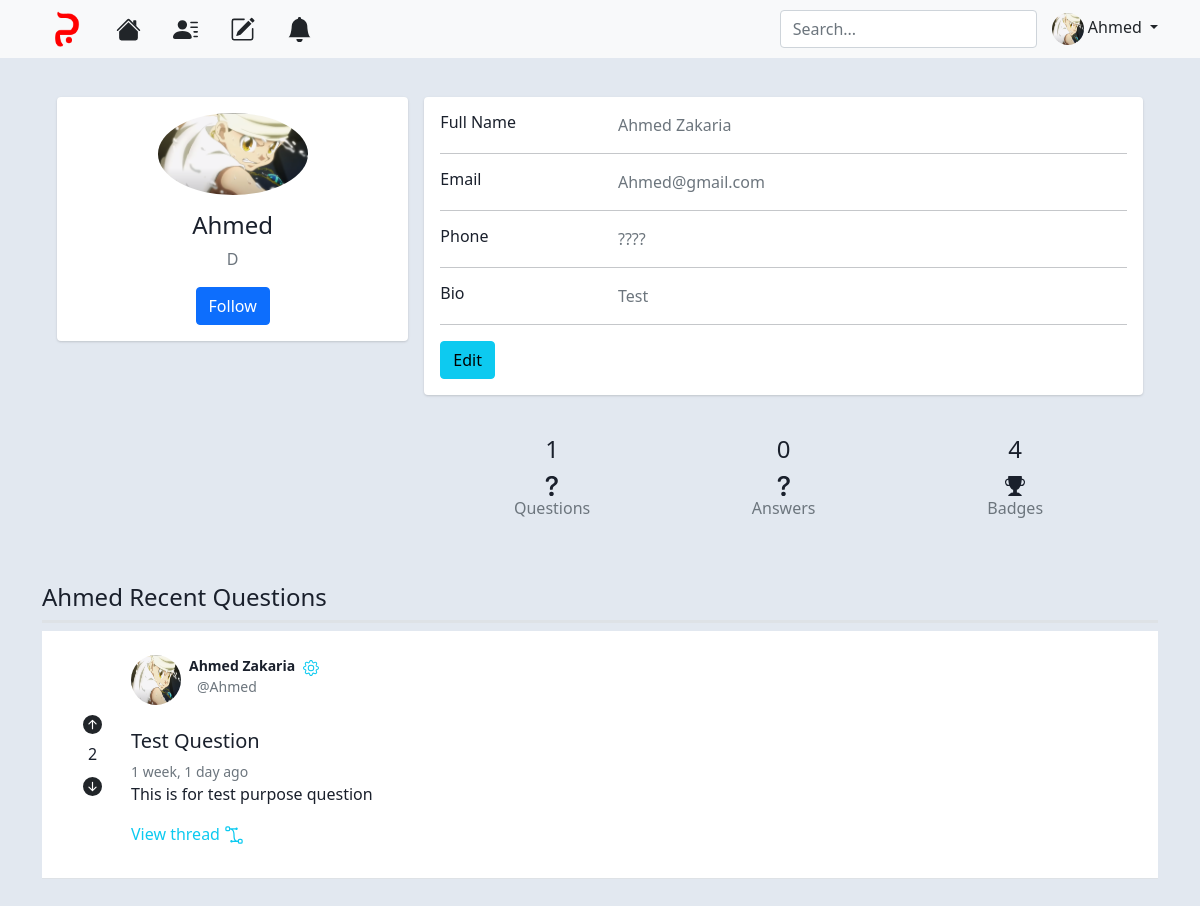
Screenshot of /profile/1/ (signed in) with the database file from the repository.
### accounts/models.py (models this page shows, shortened)
class User(AbstractUser):
    verified_user = models.BooleanField(default=False)

class UserProfile(models.Model):
    user = models.OneToOneField(User, on_delete=models.CASCADE, related_name='user_profile')
    first_name = models.CharField(max_length=50)
    last_name = models.CharField(max_length=50)
    profession = models.CharField(max_length=100)
    profile_pic = models.ImageField(default='1.png')
    bio = models.CharField(max_length=500)
    vote_points = models.IntegerField(default=0)
    following = models.ManyToManyField('self', related_name='following')
    badge = models.ForeignKey('Badge', on_delete=models.PROTECT, related_name="user_badge", null=True, default=None)
    def get_absolute_url(self):
        return reverse('profile:user_profile', kwargs={'pk': self.id})

### questions/models.py (models this page shows, shortened)
class Question(models.Model):
    asked_by = models.ForeignKey(UserProfile, on_delete=models.CASCADE, related_name="asked_by")
    answered_by = models.ManyToManyField(UserProfile, related_name='answered_by_list')
    title = models.CharField(max_length=150)
    body = models.CharField(max_length=20000)
    status = models.BooleanField(default=False)
    date = models.DateTimeField(auto_now_add=True)
    up_vote = models.ManyToManyField(UserProfile, related_name='question_up_votes')
    down_vote = models.ManyToManyField(UserProfile, related_name='questions_down_votes')
    def calc_vote(self):
        return self.up_vote.all().count() - self.down_vote.all().count()
    university = models.ForeignKey(University, on_delete=models.CASCADE, related_name="question_university")
    faculty = models.ForeignKey(Faculty, on_delete=models.CASCADE, related_name="question_faculty")
    department = models.ForeignKey(Department, on_delete=models.CASCADE, related_name="question_department")
    subject = models.ForeignKey(Subject, on_delete=models.CASCADE, related_name="question_subject")
    def get_absolute_url(self):
        return reverse('questions:question', kwargs={'pk': self.id})

### user_profile/views.py (the view)
# urls.py: path('<int:pk>/', UserProfileView.as_view(), name='user_profile'),
class UserProfileView(DetailView):
    model = UserProfile
    template_name='user_profile.html'
    context_object_name = 'profile'
    def get_context_data(self, **kwargs):
        context = super().get_context_data(**kwargs)
        questions = Question.objects.filter(
                        asked_by=self.get_object()
                        ).order_by('-date')
        context['questions'] = questions
        return context

### user_profile/templates/user_profile.html (shortened to what this page needs)
{% extends 'profile.html' %}
{% load static %}
{% load humanize %}
{% block body %}
<div class="container mt-4">
  <div class="main-body">
    <div class="row gutters-sm">
      <div class="col-md-4 mb-3">
        <div class="card">
          <div class="card-body">
            <div class="d-flex flex-column align-items-center text-center">
              <img src="{{profile.profile_pic.url}}" alt="Admin" class="rounded-circle" width="150">
              <div class="mt-3">
                <h4>{{profile.first_name|title}}</h4>
                <p class="text-muted font-size-sm">{{profile.profession}}</p>
                <form id="follow">
                  {% if profile in user.user_profile.following.all %}
                  <button type='submit' id='follow{{profile.id}}' class="btn btn-success">Following</button>
                  {% else %}
                  <button type='submit' id='follow{{profile.id}}' class="btn btn-primary">Follow</button>
                  {% endif %}
                </form>
              </div>
            </div>
          </div>
        </div>
      </div>
      <div class="col-md-8">
        <div class="card mb-3">
          <div class="card-body">
            <div class="row">
              <div class="col-sm-3">
                <h6 class="mb-0">Full Name</h6>
              </div>
              <div class="col-sm-9 text-secondary">
                {{profile.first_name}} {{profile.last_name}}
              </div>
            </div>
            <hr>
            <div class="row">
              <div class="col-sm-3">
                <h6 class="mb-0">Email</h6>
              </div>
              <div class="col-sm-9 text-secondary">
                {{profile.user.email}}
              </div>
            </div>
            <hr>
            <div class="row">
              <div class="col-sm-3">
                <h6 class="mb-0">Phone</h6>
              </div>
              <div class="col-sm-9 text-secondary">
                ????
              </div>
            </div>
            <hr>
            <div class="row">
              <div class="col-sm-3">
                <h6 class="mb-0">Bio</h6>
              </div>
              <div class="col-sm-9 text-secondary">
                {{profile.bio}}
              </div>
            </div>
            <hr>
            <div class="row">
              <div class="col-sm-12">
                <a class="btn btn-info" href="{% url 'profile:user_profile_edit' profile.id %}">Edit</a>
              </div>
            </div>
          </div>
        </div>
        <div class="container mt-4">
          <div class="row">
            <div class="col-4 d-flex align-items-center justify-content-center">
              <div class="mt-3">
                <h4 style='text-align: center'>{{profile.asked_by.all.count}}</h4>
                <div class='text-center'>
                </div>
                <p class="mb-0 text-muted">Questions</p>
              </div>
            </div>
            <div class="col-4 d-flex justify-content-center">
              <div class="mt-3">
                <h4 style='text-align: center'>{{profile.answered_by.all.count}}</h4>
                <div class='text-center'>
                </div>
                <p class="mb-0 text-muted">Answers</p>
              </div>
            </div>
            <div class="col-4 d-flex justify-content-center">
              <div class="mt-3">
                <h4 style='text-align: center'>4</h4>
                <div class='text-center'>
                </div>
                <p class="mb-0 text-muted">Badges</p>
              </div>
            </div>
          </div>
        </div>
      </div>
    </div>
  </div>
</div>
<div class="container my-5">
  <div class="">
    <h4 class='pb-2 border-bottom border-3'>{{profile.first_name}} Recent Questions</h4>
  </div>
  {% for q in questions %}
  <div class="container px-0 mb-3">
    <div class="d-flex justify-content-center row">
      <div class="d-flex flex-column">
        <div class="d-flex flex-row align-items-center text-left comment-top p-4 bg-white border-bottom">
          <div class="d-flex flex-column-reverse flex-grow-0 align-items-center votings ml-1">
            {% if user.is_authenticated %}
            <form class='q_downvote'>
              <button value='{{q.id}}' class='btn' type='submit' name='button'>
                {% if user.user_profile in q.down_vote.all %}
                <svg id='q_downvote{{q.id}}' xmlns="http://www.w3.org/2000/svg" width="19" height="19" fill="currentColor" class="bi bi-arrow-down-circle-fill text-danger" viewBox="0 0 16 16">
                  <path d="M16 8A8 8 0 1 1 0 8a8 8 0 0 1 16 0zM8.5 4.5a.5.5 0 0 0-1 0v5.793L5.354 8.146a.5.5 0 1 0-.708.708l3 3a.5.5 0 0 0 .708 0l3-3a.5.5 0 0 0-.708-.708L8.5 10.293V4.5z" />
                </svg>
                {% else %}
                <svg id='q_downvote{{q.id}}' xmlns="http://www.w3.org/2000/svg" width="19" height="19" fill="currentColor" class="bi bi-arrow-down-circle-fill" viewBox="0 0 16 16">
                  <path d="M16 8A8 8 0 1 1 0 8a8 8 0 0 1 16 0zM8.5 4.5a.5.5 0 0 0-1 0v5.793L5.354 8.146a.5.5 0 1 0-.708.708l3 3a.5.5 0 0 0 .708 0l3-3a.5.5 0 0 0-.708-.708L8.5 10.293V4.5z" />
                </svg>
                {% endif %}
              </button>
            </form>
            <span id='q_votes{{q.id}}'>{{q.calc_vote}}</span>
            <form class="q_upvote">
              <button value="{{q.id}}" class='btn' type='submit' name='button'>
                {% if user.user_profile in q.up_vote.all %}
                <svg id='q_upvote{{q.id}}' xmlns="http://www.w3.org/2000/svg" width="19" height="19" fill="currentColor" class="bi bi-arrow-up-circle-fill text-success" viewBox="0 0 16 16">
                  <path d="M16 8A8 8 0 1 0 0 8a8 8 0 0 0 16 0zm-7.5 3.5a.5.5 0 0 1-1 0V5.707L5.354 7.854a.5.5 0 1 1-.708-.708l3-3a.5.5 0 0 1 .708 0l3 3a.5.5 0 0 1-.708.708L8.5 5.707V11.5z" />
                </svg>
                {% else %}
                <svg id='q_upvote{{q.id}}' xmlns="http://www.w3.org/2000/svg" width="19" height="19" fill="currentColor" class="bi bi-arrow-up-circle-fill" viewBox="0 0 16 16">
                  <path d="M16 8A8 8 0 1 0 0 8a8 8 0 0 0 16 0zm-7.5 3.5a.5.5 0 0 1-1 0V5.707L5.354 7.854a.5.5 0 1 1-.708-.708l3-3a.5.5 0 0 1 .708 0l3 3a.5.5 0 0 1-.708.708L8.5 5.707V11.5z" />
                </svg>
                {% endif %}
              </button>
            </form>
            {% endif %}
          </div>
          <div class="d-flex flex-column ml-3">
            <div class="profile-image d-flex flex-row">
              {% if q.asked_by.profile_pic %}
              <img class="rounded-circle" src="{{q.asked_by.profile_pic.url}}" width="50" height='50'>
              {% else %}
              <img class="rounded-circle border" src="{% static 'images/logo.png' %}" width="50" height='50' alt="">
              {% endif %}
              <div class="d-flex flex-column">
                <small class="bdge mx-2 fw-bold">{{q.asked_by.first_name|title}} {{q.asked_by.last_name|title}}</small>
                <small class="bdge mx-3"><a class='text-decoration-none text-muted' href="{{q.asked_by.get_absolute_url}}">@{{q.asked_by.user.username|title}}</a></small>
              </div>
              {% if user.is_authenticated %}
              {% if user.user_profile == q.asked_by %}
              <div class="dropstart gear">
                <a href="" role="button" id="dropdownMenuLink" data-bs-toggle="dropdown" aria-expanded="false">
                </a>
              </div>
              {% endif %}
              {% endif %}
            </div>
            <br>
            <div class="d-flex flex-column post-title">
              <div class="d-flex flex-row">
                <h5>{{q.title|title}}</h5>
              </div>
              <small class='text-muted'>{{q.date|naturaltime}}</small>
            </div>
            <div class="comment-text-sm mb-2">
              <span>
                {{q.body}}
              </span>
            </div>
            <a href="{{q.get_absolute_url}}" class='nav-link link-info px-0'>
              View thread
            </a>
          </div>
        </div>
      </div>
    </div>
  </div>
  {% endfor %}
</div>
{% endblock %}

### user_profile/templates/profile.html (shortened to what this page needs)
<!doctype html>
{% load static %}
<html lang="en">
<head>
  <link rel="stylesheet" href="https://cdn.jsdelivr.net/npm/bootstrap@4.6.0/dist/css/bootstrap.min.css">
  <link href="{% static 'assets/dist/css/bootstrap.min.css' %}" rel="stylesheet">
  <link href="{% static 'css/profile.css' %}" rel="stylesheet">
</head>
<body>
  <main>
    <header class="p-1 bg-light">
      <div class="container">
        <div class="d-flex flex-wrap align-items-center justify-content-center justify-content-lg-start">
          <a href="/" class="d-flex align-items-center mr-3 mb-2 mb-lg-0 text-dark text-decoration-none">
            <img src="{% static 'images/logo.png' %}" width='50px' height='50px' alt="">
          </a>
          <ul class="nav col-12 col-lg-auto me-lg-auto mb-2 justify-content-center mb-md-0">
            <li>
              <a href="{% url 'timeline:timeline' %}" class="nav-link mr-3 px-2 link-dark">
              </a>
            </li>
            <li>
              <a href="{% url 'timeline:following' %}" class="nav-link px-2 mr-3 link-dark">
              </a>
            </li>
            <li><a href="{% url 'questions:ask' %}" class="nav-link px-2 mr-3 link-dark">
              </a>
            </li>
            <li>
              {% if notif %}
              <a href="{% url 'profile:notification' %}" id='notification' class="nav-link mr-3 px-2 link-dark">
                <svg xmlns="http://www.w3.org/2000/svg" width="25" height="25" fill="currentColor" class="bi bi-bell-fill text-danger" viewBox="0 0 16 16">
                  <path d="M8 16a2 2 0 0 0 2-2H6a2 2 0 0 0 2 2zm.995-14.901a1 1 0 1 0-1.99 0A5.002 5.002 0 0 0 3 6c0 1.098-.5 6-2 7h14c-1.5-1-2-5.902-2-7 0-2.42-1.72-4.44-4.005-4.901z" />
                </svg>
                <span id='notification_count text-danger'>{{notif}}</span>
              </a>
              {%  else %}
              <a href="{% url 'profile:notification' %}" id='notification' class="nav-link mr-3 px-2 link-dark">
                <svg xmlns="http://www.w3.org/2000/svg" width="25" height="25" fill="currentColor" class="bi bi-bell-fill" viewBox="0 0 16 16">
                  <path d="M8 16a2 2 0 0 0 2-2H6a2 2 0 0 0 2 2zm.995-14.901a1 1 0 1 0-1.99 0A5.002 5.002 0 0 0 3 6c0 1.098-.5 6-2 7h14c-1.5-1-2-5.902-2-7 0-2.42-1.72-4.44-4.005-4.901z" />
                </svg>
              </a>
              {% endif %}
            </li>
          </ul>
          <form class="col-12 col-lg-auto mb-2 mb-lg-0">
            <input type="search" class="form-control" placeholder="Search..." aria-label="Search">
          </form>
          {% if user.is_authenticated %}
          <div class="dropdown text-end">
            <a href="#" class="d-block link-dark text-decoration-none dropdown-toggle" id="dropdownUser1" data-bs-toggle="dropdown" aria-expanded="false">
              <img src="{{user.user_profile.profile_pic.url }}" alt="{{user.user_profile.first_name }}" width="32" height="32" class="rounded-circle">
              {{ user.user_profile.first_name }}
            </a>
          </div>
          {% else %}
          <div class="text-end">
            <a href="{% url 'accounts:login' %}" type="button" class="btn btn-success me-2">Log-In</a>
            <a href="{% url 'accounts:register' %}" type="button" class="btn btn-warning">Sign-Up</a>
          </div>
          {% endif %}
        </div>
      </div>
    </header>
    {% block body %}
    {% endblock %}
  </main>
</body>
</html>

### user_profile/static/css/profile.css (style rules this page uses)
body { color: #1a202c; text-align: left; background-color: #e2e8f0; }
.main-body { padding: 15px; }
.card { box-shadow: 0 1px 3px 0 rgba(0,0,0,.1), 0 1px 2px 0 rgba(0,0,0,.06); }
.card { position: relative; display: flex; flex-direction: column; min-width: 0; word-wrap: break-word; background-color: #fff; background-clip: border-box; border: 0 solid rgba(0,0,0,.125); border-radius: .25rem; }
.card-body { flex: 1 1 auto; min-height: 1px; padding: 1rem; }
.gutters-sm { margin-right: -8px; margin-left: -8px; }
.gutters-sm>.col, .gutters-sm>[class*=col-] { padding-right: 8px; padding-left: 8px; }
.mb-3, .my-3 { margin-bottom: 1rem!important; }

### rows the page displays
User: user_profile.profile_pic (picture), user_profile.first_name "Ahmed"
UserProfile: profile_pic (picture), first_name "Ahmed", profession "D", last_name "Zakaria", user.email "Ahmed@gmail.com", bio "Test", asked_by.all.count "1", answered_by.all.count "0"
Question: calc_vote "2", asked_by.profile_pic (picture), asked_by.first_name "Ahmed", asked_by.last_name "Zakaria", asked_by.user.username "Ahmed", title "Test Question", date "1 week, 1 day ago", body "This is for test purpose question"
